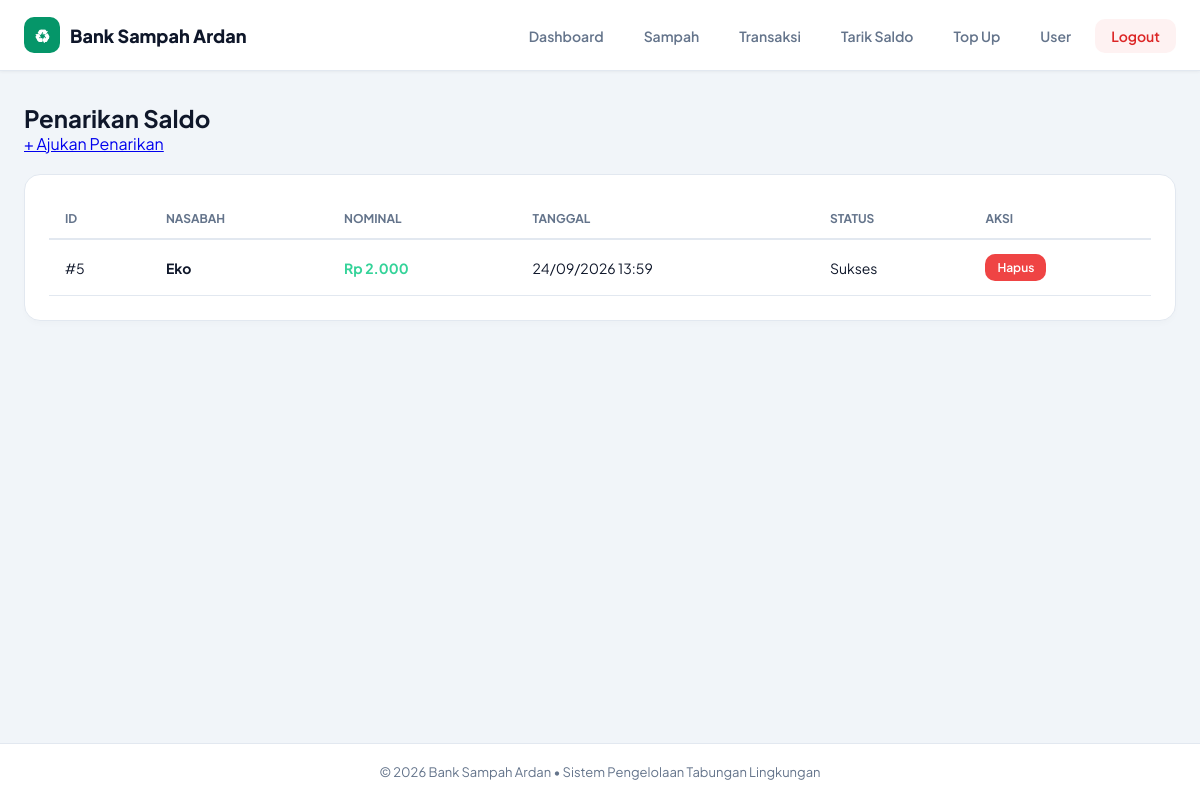
Page /tarik_saldo/index.php (signed in) on the committed database.
### tables this page shows
CREATE TABLE `tarik_saldo` (
  `id_tarik` int(11) NOT NULL,
  `id_user` int(11) NOT NULL,
  `nominal` int(11) NOT NULL,
  `status` varchar(20) NOT NULL,
  `tanggal` datetime NOT NULL
);

CREATE TABLE `users` (
  `id_user` int(11) NOT NULL,
  `nama` varchar(100) NOT NULL,
  `username` varchar(50) NOT NULL,
  `password` varchar(255) NOT NULL,
  `role` enum('siswa','guru','pengepul','admin') NOT NULL,
  `saldo` bigint(200) NOT NULL
);

### cek_login.php (called while the page is built, shortened)
<?php
require_once __DIR__ . "/koneksi.php";
$id_user = (int) $_SESSION["id_user"];
$stmt = mysqli_prepare($koneksi, "SELECT * FROM users WHERE id_user = ? LIMIT 1");
mysqli_stmt_bind_param($stmt, "i", $id_user);
mysqli_stmt_execute($stmt);
$user = mysqli_fetch_assoc(mysqli_stmt_get_result($stmt));
function e($teks)
{
    return htmlspecialchars((string) $teks, ENT_QUOTES, "UTF-8");
}
function rp($angka)
{
    return "Rp " . number_format((float) $angka, 0, ",", ".");
}

### tarik_saldo/index.php (the view, shortened to what this page needs)
<?php
$base = "../";
require $base . "cek_login.php";
require $base . "layout.php";
$sql = "SELECT ts.*, u.nama FROM tarik_saldo ts JOIN users u ON ts.id_user = u.id_user";
$sql .= " ORDER BY ts.id_tarik DESC";
$data = mysqli_query($koneksi, $sql);
?>
    <div class="header-action">
        <h2>Penarikan Saldo</h2>
        <a class="btn-tambah" href="tambah.php">+ Ajukan Penarikan</a>
    </div>
    <div class="table-card">
        <table>
            <thead>
                <tr>
                    <th>ID</th>
                    <?php if ($is_admin): ?><th>Nasabah</th><?php endif; ?>
                    <th>Nominal</th>
                    <th>Tanggal</th>
                    <th>Status</th>
                    <th>Aksi</th>
                </tr>
            </thead>
            <tbody>
                <?php if ($data && mysqli_num_rows($data) > 0): ?>
                    <?php while ($row = mysqli_fetch_assoc($data)): ?>
                    <tr>
                        <td>#<?= (int) $row["id_tarik"] ?></td>
                        <?php if ($is_admin): ?><td><strong><?= e($row["nama"]) ?></strong></td><?php endif; ?>
                        <td style="color:#34d399;font-weight:700;"><?= rp($row["nominal"]) ?></td>
                        <td><?= date("d/m/Y H:i", strtotime($row["tanggal"])) ?></td>
                        <td>
                            <span class="badge-status status-<?= strtolower($row["status"]) ?>">
                                <?= ucfirst(e($row["status"])) ?>
                            </span>
                        </td>
                        <td>
                            <div class="action-btns">
                                <?php if ($is_admin): ?>
                                    <a class="btn btn-sm btn-danger" href="hapus.php?id=<?= (int) $row["id_tarik"] ?>"
                                       onclick="return confirm('Hapus data pengajuan ini?')">Hapus</a>
                                <?php endif; ?>
                            </div>
                        </td>
                    </tr>
                    <?php endwhile; ?>
                <?php else: ?>
                    <tr><td colspan="6" class="empty-row">Belum ada pengajuan penarikan.</td></tr>
                <?php endif; ?>
            </tbody>
        </table>
    </div>

### layout.php (style rules this page uses)
:root { --bg-main: #f1f5f9; --navbar-bg: #ffffff; --text-dark: #0f172a; --text-muted: #64748b; --primary: #059669; --primary-light: #ecfdf5; --border: #e2e8f0; }
* { margin: 0; padding: 0; box-sizing: border-box; font-family: 'Plus Jakarta Sans', sans-serif; }
body { background-color: var(--bg-main); color: var(--text-dark); min-height: 100vh; display: flex; flex-direction: column; }
.table-card, .form-card { background: #ffffff; border: 1px solid var(--border); border-radius: 16px; padding: 24px; box-shadow: 0 4px 6px -1px rgba(0, 0, 0, 0.02); margin-top: 20px; }
table { width: 100%; border-collapse: collapse; }
th { text-align: left; padding: 12px 16px; font-size: 12px; text-transform: uppercase; color: var(--text-muted); border-bottom: 2px solid var(--border); }
td { padding: 14px 16px; font-size: 14px; border-bottom: 1px solid var(--border); color: var(--text-dark); }
.btn { padding: 8px 16px; border-radius: 10px; font-weight: 600; font-size: 13px; text-decoration: none; display: inline-block; border: none; cursor: pointer; transition: all 0.2s ease; }
.btn-danger { background: #ef4444; color: #ffffff; }
.btn-sm { padding: 6px 12px; font-size: 12px; }

### rows in the picture
tarik_saldo: id_tarik "5", id_user.nama "Eko", nominal "Rp 2.000", tanggal "24/09/2026 13:59", status "Sukses"
